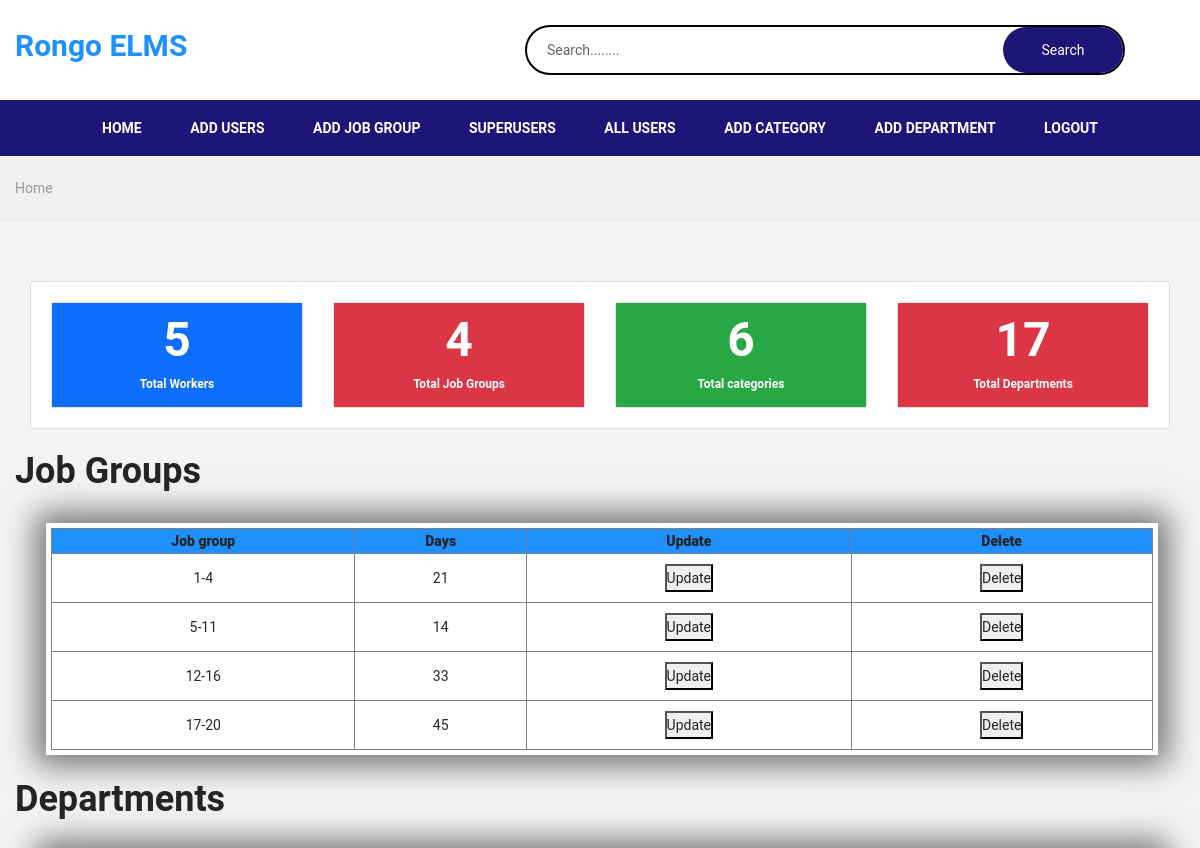
The app's page /home (upper part), older data.
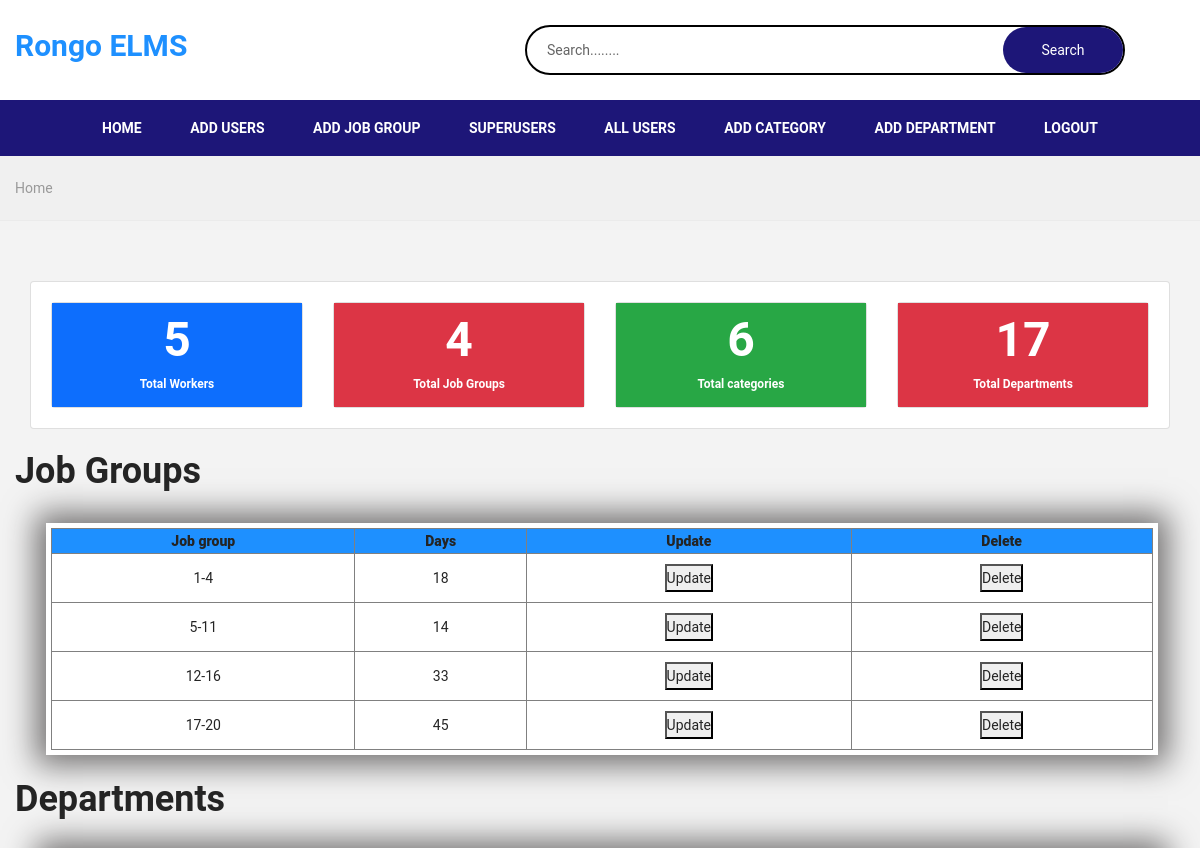
The same page, newer data.
### app/models.py (models this page shows, shortened)
class jobGroup(models.Model):
    jobgroup = models.CharField(max_length=10)
    leaveDays = models.PositiveBigIntegerField()

### app/views.py (the view)
# urls.py: path('home', views.Home, name='home'),
def Home(request):
    q = request.GET.get('q') if request.GET.get('q') != None else ''
    user = Worker.objects.filter(
        Q(username__icontains=q) |
        Q(name__icontains=q) |
        Q(email__icontains=q)
    )
    users = user.count()
    all_users = Worker.objects.all()
    job_group = jobGroup.objects.all()
    job_groups = job_group.count
    worker = Worker.objects.all()
    workers = worker.count()
    category = Category.objects.all()
    category_count = category.count()
    department = Department.objects.all()
    departments = department.count
    context = {
        'workers':workers,
        'all_users':all_users,
        'user':user,
        'users':users,
        'category_count':category_count,
        'departments':departments,
        'department':department,
        'job_groups':job_groups,
        'job_group':job_group,
        }
    return render(request, 'app/addUser/home.html', context)

### app/models.py (called while the page is built)
    def __str__(self):
        return self.category

### app/templates/app/addUser/home.html (shortened to what the changed rows need)
{% load static %}
<!doctype html>
<html class="no-js" lang="en">
<head>
    <link rel="stylesheet" href="{% static 'css/plugins.css' %}">
    <link rel="stylesheet" href="{% static 'css/style.css' %}">
    <link rel="stylesheet" href="{% static 'css/custom.css' %}">
    <link rel="stylesheet" href="{% static 'css/admin1.css' %}">
</head>
<body>
    <section class="pt-60 pb-30 gray-bg">
    <div class="container">
    <div class="page-wrapper">
        <div class="container-fluid">
            <div class="row">
                <div class="col-12">
                    <div class="card">
                        <div class="card-body">
                            <div class="row">
                                <div class="col-md-6 col-lg-3 col-xlg-3">
                                    <div class="card card-hover">
                                        <div class="p-2 bg-primary text-center">
                                            <h1 class="font-light text-white">{{workers}}</h1>
                                        </div>
                                    </div>
                                </div>
                                <div class="col-md-6 col-lg-3 col-xlg-3">
                                    <div class="card card-hover">
                                        <div class="p-2 bg-danger text-center">
                                            <h1 class="font-light text-white">{{job_groups}}</h1>
                                        </div>
                                    </div>
                                </div>
                                <div class="col-md-6 col-lg-3 col-xlg-3">
                                    <div class="card card-hover">
                                        <div class="p-2 bg-success text-center">
                                            <h1 class="font-light text-white">{{category_count}}</h1>
                                        </div>
                                    </div>
                                </div>
                                <div class="col-md-6 col-lg-3 col-xlg-3">
                                    <div class="card card-hover">
                                        <div class="p-2 bg-danger text-center">
                                            <h1 class="font-light text-white">{{departments}}</h1>
                                        </div>
                                    </div>
                                </div>
                            </div>
                        </div>
                    </div>
                </div>
            </div>
        </div>
    </div>
    <br>
    <h2>Job Groups</h2>
    <br>
    <div class="members">
        <div style="width: 95%; margin: 0% auto;" class="welcome">
            <div class="loopp1">
                <div class="loop1">
                    <div class="data1">
                        <table border="none" style=" border-collapse: collapse; width: 100%;">
                            <tr style="background-color: dodgerblue; padding: 20px;">
                                <th>
                                    <b>Job group</b>
                                </th>
                                <th>
                                    <b>Days</b>
                                </th>
                                <th>
                                    <b>Update</b>
                                </th>
                                <th>
                                    <b>Delete</b>
                                </th>
                            </tr>
                            <tbody>
                                {% for data in job_group %}
                                <tr style="margin: 0% auto;">
                                    <td>{{data.jobgroup}}</td>
                                    <td>{{data.leaveDays}}</td>
                                    <td><button><a href="{% url 'updateJobGroup' data.id %}">Update</a></button></td>
                                    <td><button><a href="{% url 'delete_job' data.id %}">Delete</a></button></td>
                                </tr>
                                {% endfor %}
                            </tbody>
                        </table>
                    </div>
                </div>
            </div>
        </div>
    </div>
    <br>
    <h2>Departments</h2>
    <br>
</body>
</html>

Row changes from the older to the newer data that the page shows:
changed jobGroup (number 1 of 4 on the later page): leaveDays "21" → "18"
